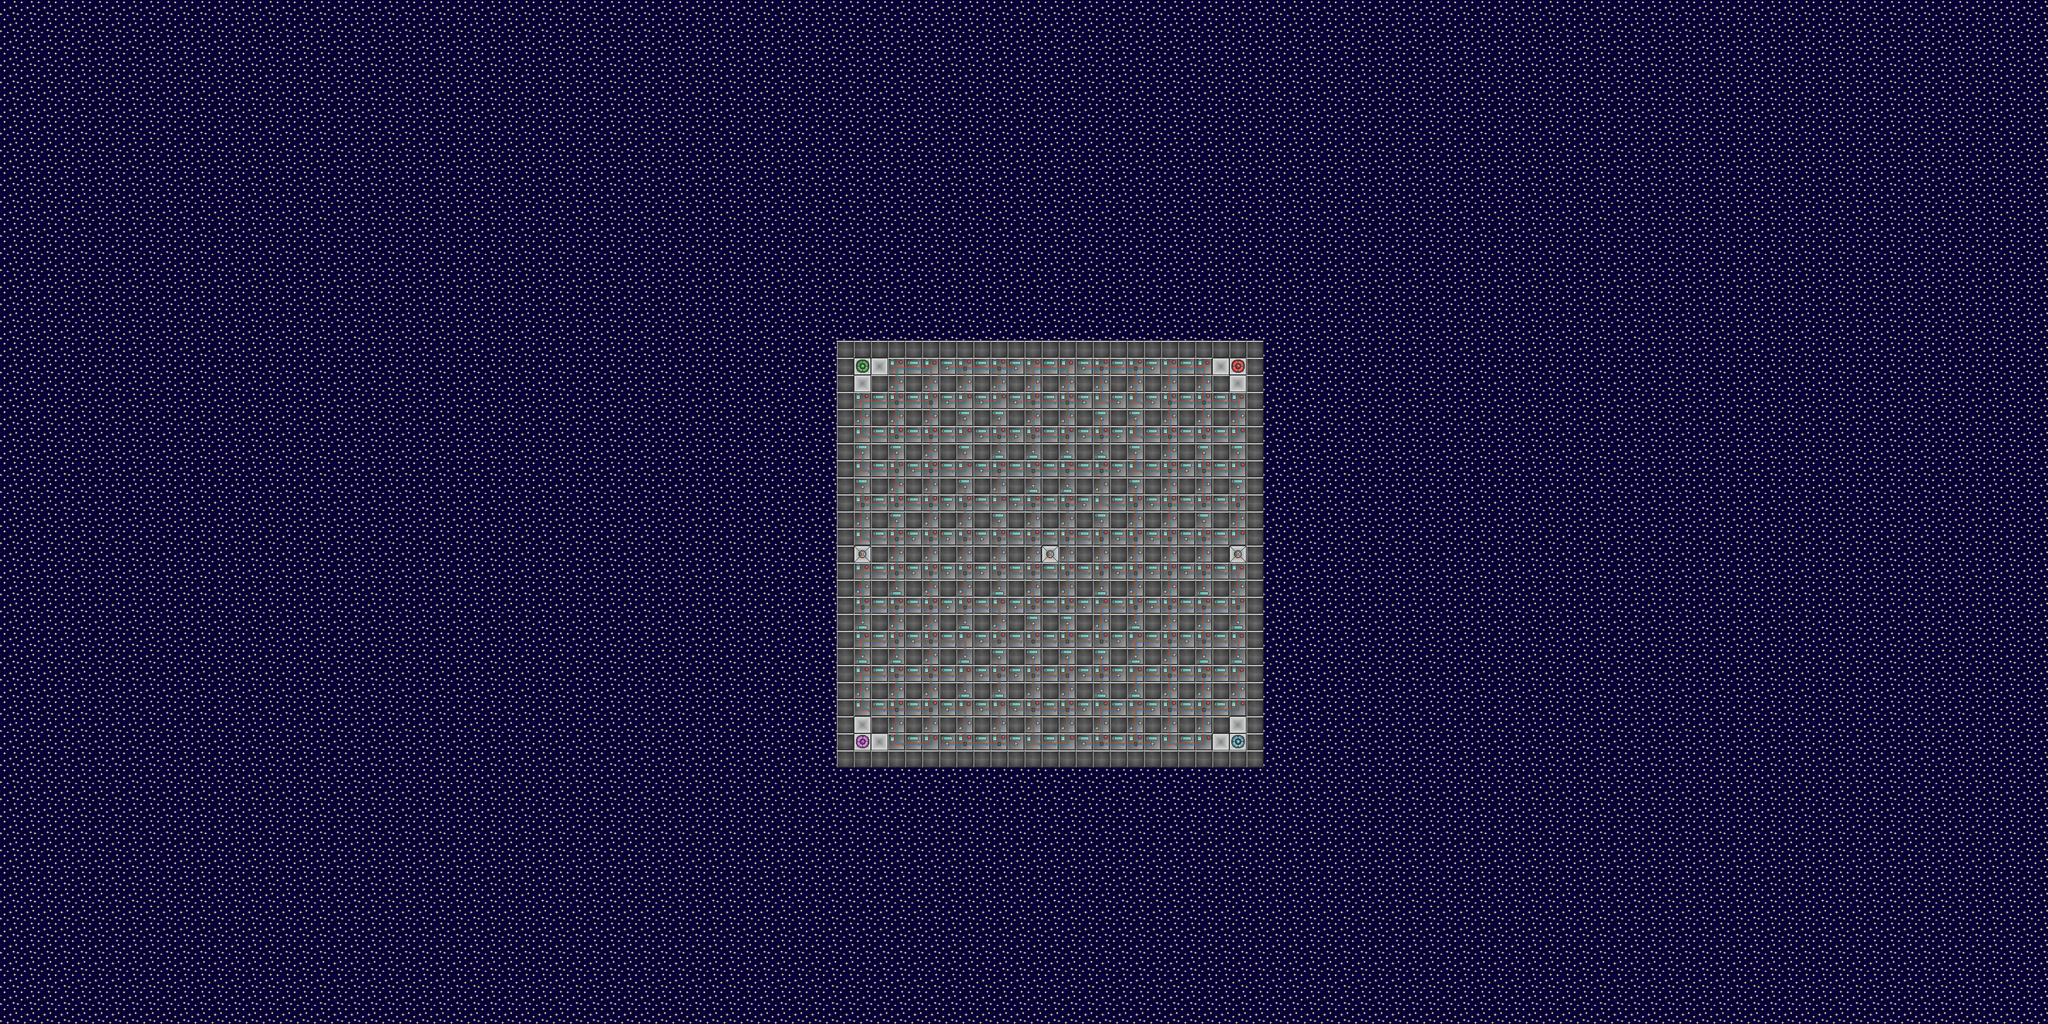

A 2D game scene composited from a Tiled map and its tileset images. What follows is a short description and the map's XML, with each tile layer's data collapsed to a summary:
An orthogonal 120x60 tile map with 32x32 px tiles, 5 tile layers (Background, Floor, Blocks, Items, ...), 2 tilesets.

<map version="1.0" orientation="orthogonal" renderorder="right-down" width="120" height="60" tilewidth="32" tileheight="32" nextobjectid="1">
 <tileset firstgid="1" name="map_tiles" tilewidth="34" tileheight="34" tilecount="28" columns="4">
  <image source="../blocks/map_tiles.png" width="136" height="256" />
  <tile id="2">
   <properties>
    <property name="Item-Spawner" value="" />
   </properties>
  </tile>
  <tile id="4">
   <properties>
    <property name="Spawn-P2" value="" />
   </properties>
  </tile>
  <tile id="5">
   <properties>
    <property name="Spawn-P3" value="" />
   </properties>
  </tile>
  <tile id="6">
   <properties>
    <property name="Spawn-P4" value="" />
   </properties>
  </tile>
  <tile id="7">
   <properties>
    <property name="Spawn-P1" value="" />
   </properties>
  </tile>
  <tile id="8">
   <properties>
    <property name="blocked" value="" />
    <property name="undestructable" value="" />
   </properties>
  </tile>
  <tile id="9">
   <properties>
    <property name="blocked" value="" />
    <property name="ghost-blocked" value="" />
    <property name="undestructable" value="" />
   </properties>
  </tile>
  <tile id="10">
   <properties>
    <property name="blocked" value="" />
   </properties>
  </tile>
  <tile id="12">
   <properties>
    <property name="blocked" value="" />
   </properties>
  </tile>
  <tile id="13">
   <properties>
    <property name="blocked" value="" />
   </properties>
  </tile>
  <tile id="14">
   <properties>
    <property name="blocked" value="" />
   </properties>
  </tile>
  <tile id="15">
   <properties>
    <property name="blocked" value="" />
   </properties>
  </tile>
  <tile id="16">
   <properties>
    <property name="blocked" value="" />
   </properties>
  </tile>
  <tile id="17">
   <properties>
    <property name="blocked" value="" />
   </properties>
  </tile>
  <tile id="18">
   <properties>
    <property name="blocked" value="" />
   </properties>
  </tile>
  <tile id="19">
   <properties>
    <property name="blocked" value="" />
   </properties>
  </tile>
  <tile id="20">
   <properties>
    <property name="blocked" value="" />
   </properties>
  </tile>
  <tile id="21">
   <properties>
    <property name="blocked" value="" />
   </properties>
  </tile>
  <tile id="22">
   <properties>
    <property name="blocked" value="" />
   </properties>
  </tile>
  <tile id="23">
   <properties>
    <property name="blocked" value="" />
   </properties>
  </tile>
  <tile id="24">
   <properties>
    <property name="blocked" value="" />
   </properties>
  </tile>
  <tile id="26">
   <properties>
    <property name="blocked" value="" />
   </properties>
  </tile>
 </tileset>
 <tileset firstgid="29" name="background-credits" tilewidth="34" tileheight="34" tilecount="28" columns="4">
  <image source="../blocks/background-credits.png" width="136" height="256" />
 </tileset>
 <layer name="Background" width="120" height="60">
  <data>[7200 cells, 7200 non-empty, 1 distinct tile ids]</data>
 </layer>
 <layer name="Floor" width="120" height="60">
  <data>[7200 cells, 529 non-empty, 6 distinct tile ids]</data>
 </layer>
 <layer name="Blocks" width="120" height="60">
  <data>[7200 cells, 610 non-empty, 17 distinct tile ids]</data>
 </layer>
 <layer name="Items" width="120" height="60">
  <data>[7200 cells, 0 non-empty, 0 distinct tile ids]</data>
 </layer>
 <layer name="Bombs" width="120" height="60">
  <data>[7200 cells, 0 non-empty, 0 distinct tile ids]</data>
 </layer>
</map>
